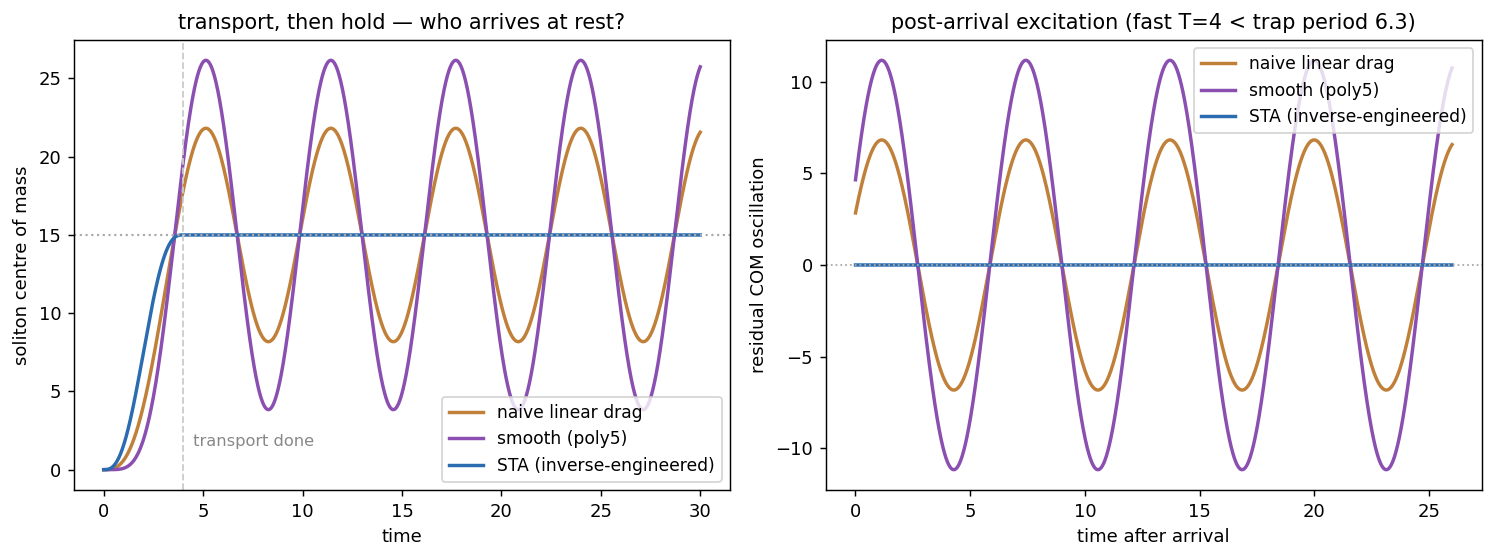

Recreate this plot in Python.
"""H3 — shortcut-to-adiabaticity (STA) transport of a soliton by a moving geometric trap.

A bright soliton sits in an attractive well (the belly of a movable lump). Drag the well
from x=0 to x=D in time T and the soliton must come along WITHOUT being shaken: a naive
constant-velocity drag jerks it (start/stop kicks) so it arrives oscillating; a smooth
(poly5) trajectory helps; the inverse-engineered STA trajectory

    X_trap(t) = q(t) + q''(t)/omega^2,     q(t) = D * poly5(t/T)

(Torrontegui et al., transport STA for a moving harmonic trap; omega^2 = trap curvature)
delivers the soliton *at rest* even for fast, non-adiabatic T. Metric: residual
centre-of-mass oscillation + width breathing during a hold after arrival. Verification:
split-step conserves mass to machine precision.

Regenerate:  python3 sta_transport.py
"""
import numpy as np
import matplotlib
matplotlib.use("Agg")
import matplotlib.pyplot as plt

# ---- grid & physics ------------------------------------------------------------------
N, Lbox = 2048, 80.0
x = np.linspace(-Lbox / 2, Lbox / 2, N, endpoint=False)
dx = Lbox / N
k = 2 * np.pi * np.fft.fftfreq(N, d=dx)
D, Ctrap = 15.0, 0.25                 # transport distance; harmonic trap V = C(x-X)^2
omega2 = 4 * Ctrap                     # Ehrenfest COM frequency for i u_t=-u_xx+V u  (=4C)
g = 2.0                               # focusing: i u_t = -u_xx - g|u|^2 u + V u
# A belly well V_k=k^2/A^2 is harmonic near its bottom; we use a clean harmonic trap to
# isolate the transport physics (the effective omega can be sourced from belly curvature).


def poly5(s):                          # 0->1 with zero 1st,2nd deriv at both ends
    return 10 * s ** 3 - 15 * s ** 4 + 6 * s ** 5


def poly5_dd(s):                       # second derivative w.r.t. s
    return 60 * s - 180 * s ** 2 + 120 * s ** 3


def trap_center(t, T, kind):
    s = np.clip(t / T, 0.0, 1.0)
    if t >= T:
        return D
    if kind == "linear":
        return D * (t / T)
    q = D * poly5(s)
    if kind == "poly5":
        return q
    if kind == "sta":                  # q + q''/omega^2  (inverse engineering)
        qdd = D * poly5_dd(s) / T ** 2
        return q + qdd / omega2
    raise ValueError(kind)


def run(kind, T, T_hold=26.0, dt=2e-3):
    u = 1.0 / np.cosh(x)               # bright soliton (eta=1) at the trap centre x=0
    Lh = np.exp(-1j * k ** 2 * dt / 2)
    nsteps = int((T + T_hold) / dt)
    com, wid, ts, mass = [], [], [], []
    m0 = np.sum(np.abs(u) ** 2) * dx
    for i in range(nsteps):
        t = (i + 0.5) * dt
        Xc = trap_center(t, T, kind)
        V = Ctrap * (x - Xc) ** 2
        u = np.fft.ifft(Lh * np.fft.fft(u))
        u = u * np.exp(-1j * (V - g * np.abs(u) ** 2) * dt)
        u = np.fft.ifft(Lh * np.fft.fft(u))
        rho = np.abs(u) ** 2; m = rho.sum() * dx
        c = (x * rho).sum() * dx / m
        com.append(c); wid.append(np.sqrt(((x - c) ** 2 * rho).sum() * dx / m))
        ts.append((i + 1) * dt); mass.append(m)
    com, wid, ts, mass = map(np.array, (com, wid, ts, mass))
    hold = ts >= T
    return dict(t=ts, com=com, wid=wid,
                resid_osc=float(com[hold].max() - com[hold].min()),
                breath=float(wid[hold].max() - wid[hold].min()),
                arrive_err=float(abs(com[hold][0] - D)),
                mass_drift=float(np.max(np.abs(mass - m0)) / m0))


T = 4.0                                # fast: shorter than a trap period 2*pi/omega
w = float(2 * np.pi / np.sqrt(omega2))
print(f"trap period 2pi/omega = {w:.2f} ; transport time T = {T} (T/period = {T/w:.2f}, non-adiabatic)")
runs = {k_: run(k_, T) for k_ in ("linear", "poly5", "sta")}
print(f"{'protocol':8s} {'resid_osc':>10s} {'breathing':>10s} {'arrive_err':>11s} {'mass_drift':>11s}")
for kind, r in runs.items():
    print(f"{kind:8s} {r['resid_osc']:10.3f} {r['breath']:10.3f} {r['arrive_err']:11.3f} {r['mass_drift']:11.1e}")

# ---- figure ---------------------------------------------------------------------------
fig, (axL, axR) = plt.subplots(1, 2, figsize=(11.6, 4.4))
cols = {"linear": "#c0803a", "poly5": "#8a4fb0", "sta": "#2b6cb0"}
labs = {"linear": "naive linear drag", "poly5": "smooth (poly5)", "sta": "STA (inverse-engineered)"}
for kind, r in runs.items():
    axL.plot(r["t"], r["com"], color=cols[kind], lw=1.9, label=labs[kind])
axL.axhline(D, color="#aaa", ls=":", lw=1.2); axL.axvline(T, color="#ccc", ls="--", lw=1)
axL.text(T, 1.5, "  transport done", color="#888", fontsize=9)
axL.set_xlabel("time"); axL.set_ylabel("soliton centre of mass")
axL.set_title("transport, then hold — who arrives at rest?", fontsize=11.5)
axL.legend(fontsize=9.5, loc="lower right")
for kind, r in runs.items():
    hold = r["t"] >= T
    axR.plot(r["t"][hold] - T, r["com"][hold] - D, color=cols[kind], lw=1.9, label=labs[kind])
axR.axhline(0, color="#aaa", ls=":", lw=1)
axR.set_xlabel("time after arrival"); axR.set_ylabel("residual COM oscillation")
axR.set_title(f"post-arrival excitation (fast T={T:g} < trap period {w:.1f})", fontsize=11.5)
axR.legend(fontsize=9.5, loc="upper right")
fig.tight_layout(); fig.savefig("sta_transport.png", dpi=130, bbox_inches="tight")
print("wrote sta_transport.png")
